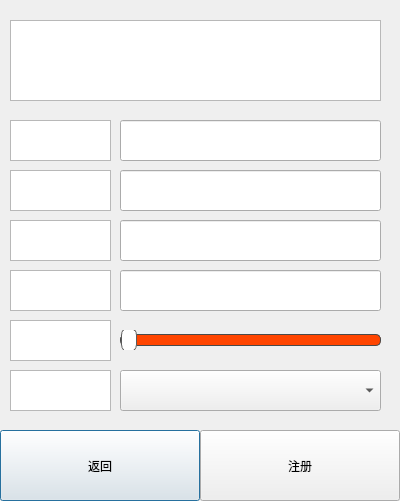
<?xml version="1.0" encoding="UTF-8"?>
<ui version="4.0">
 <class>SignIn</class>
 <widget class="QDialog" name="SignIn">
  <property name="geometry">
   <rect>
    <x>0</x>
    <y>0</y>
    <width>400</width>
    <height>501</height>
   </rect>
  </property>
  <property name="windowTitle">
   <string>Dialog</string>
  </property>
  <widget class="QPushButton" name="backButton">
   <property name="geometry">
    <rect>
     <x>0</x>
     <y>430</y>
     <width>200</width>
     <height>71</height>
    </rect>
   </property>
   <property name="text">
    <string>返回</string>
   </property>
  </widget>
  <widget class="QPushButton" name="signInButton">
   <property name="geometry">
    <rect>
     <x>200</x>
     <y>430</y>
     <width>200</width>
     <height>71</height>
    </rect>
   </property>
   <property name="text">
    <string>注册</string>
   </property>
  </widget>
  <widget class="QTextBrowser" name="textBrowser">
   <property name="geometry">
    <rect>
     <x>10</x>
     <y>20</y>
     <width>371</width>
     <height>81</height>
    </rect>
   </property>
  </widget>
  <widget class="QTextBrowser" name="textBrowser_2">
   <property name="geometry">
    <rect>
     <x>10</x>
     <y>120</y>
     <width>101</width>
     <height>41</height>
    </rect>
   </property>
  </widget>
  <widget class="QLineEdit" name="usernameBox">
   <property name="geometry">
    <rect>
     <x>120</x>
     <y>120</y>
     <width>261</width>
     <height>41</height>
    </rect>
   </property>
  </widget>
  <widget class="QTextBrowser" name="textBrowser_3">
   <property name="geometry">
    <rect>
     <x>10</x>
     <y>170</y>
     <width>101</width>
     <height>41</height>
    </rect>
   </property>
  </widget>
  <widget class="QTextBrowser" name="textBrowser_4">
   <property name="geometry">
    <rect>
     <x>10</x>
     <y>270</y>
     <width>101</width>
     <height>41</height>
    </rect>
   </property>
  </widget>
  <widget class="QTextBrowser" name="textBrowser_5">
   <property name="geometry">
    <rect>
     <x>10</x>
     <y>220</y>
     <width>101</width>
     <height>41</height>
    </rect>
   </property>
  </widget>
  <widget class="QLineEdit" name="passwordBox">
   <property name="geometry">
    <rect>
     <x>120</x>
     <y>170</y>
     <width>261</width>
     <height>41</height>
    </rect>
   </property>
  </widget>
  <widget class="QLineEdit" name="rePasswordBox">
   <property name="geometry">
    <rect>
     <x>120</x>
     <y>220</y>
     <width>261</width>
     <height>41</height>
    </rect>
   </property>
  </widget>
  <widget class="QLineEdit" name="phoneBox">
   <property name="geometry">
    <rect>
     <x>120</x>
     <y>270</y>
     <width>261</width>
     <height>41</height>
    </rect>
   </property>
  </widget>
  <widget class="QTextBrowser" name="textBrowser_6">
   <property name="geometry">
    <rect>
     <x>10</x>
     <y>320</y>
     <width>101</width>
     <height>41</height>
    </rect>
   </property>
  </widget>
  <widget class="QTextBrowser" name="textBrowser_7">
   <property name="geometry">
    <rect>
     <x>10</x>
     <y>370</y>
     <width>101</width>
     <height>41</height>
    </rect>
   </property>
  </widget>
  <widget class="QComboBox" name="favoriteStyleBox">
   <property name="geometry">
    <rect>
     <x>120</x>
     <y>370</y>
     <width>261</width>
     <height>41</height>
    </rect>
   </property>
  </widget>
  <widget class="QSlider" name="favoriteTempSlider">
   <property name="geometry">
    <rect>
     <x>120</x>
     <y>330</y>
     <width>261</width>
     <height>20</height>
    </rect>
   </property>
   <property name="toolTip">
    <string>QSlider {
    min-height: 20px; /* 设置滑块最小高度 */
    max-height: 20px; /* 设置滑块最大高度 */
}

QSlider::groove:horizontal {
    border: 1px solid #999999;
    background: qlineargradient(x1: 0, y1: 0.5, x2: 1, y2: 0.5,
                                stop: 0 #00bfff, stop: 0.5 #ffff00, stop: 1 #ff4500); /* 渐变色代表从冷到热 */
    height: 10px;
    border-radius: 5px;
}

QSlider::handle:horizontal {
    background: #ffffff; /* 滑块颜色 */
    border: 1px solid #5c5c5c;
    width: 14px;
    height: 14px;
    margin: -7px 0; /* 将滑块居中对齐 */
    border-radius: 7px; /* 圆形滑块 */
}

QSlider::sub-page:horizontal {
    background: qlineargradient(x1: 0, y1: 0.5, x2: 1, y2: 0.5,
                                stop: 0 #00bfff, stop: 1 #ffff00); /* 表示滑块左侧的区域 */
    border: 1px solid #4a4a4a;
    height: 10px;
    border-radius: 5px;
}

QSlider::add-page:horizontal {
    background: #ff4500; /* 表示滑块右侧的区域 */
    border: 1px solid #4a4a4a;
    height: 10px;
    border-radius: 5px;
}</string>
   </property>
   <property name="styleSheet">
    <string notr="true">QSlider {
    min-height: 20px; /* 设置滑块最小高度 */
    max-height: 20px; /* 设置滑块最大高度 */
}

QSlider::groove:horizontal {
    border: 1px solid #999999;
    background: qlineargradient(x1: 0, y1: 0.5, x2: 1, y2: 0.5,
                                stop: 0 #00bfff, stop: 0.5 #ffff00, stop: 1 #ff4500); /* 渐变色代表从冷到热 */
    height: 10px;
    border-radius: 5px;
}

QSlider::handle:horizontal {
    background: #ffffff; /* 滑块颜色 */
    border: 1px solid #5c5c5c;
    width: 14px;
    height: 14px;
    margin: -7px 0; /* 将滑块居中对齐 */
    border-radius: 7px; /* 圆形滑块 */
}

QSlider::sub-page:horizontal {
    background: qlineargradient(x1: 0, y1: 0.5, x2: 1, y2: 0.5,
                                stop: 0 #00bfff, stop: 1 #ffff00); /* 表示滑块左侧的区域 */
    border: 1px solid #4a4a4a;
    height: 10px;
    border-radius: 5px;
}

QSlider::add-page:horizontal {
    background: #ff4500; /* 表示滑块右侧的区域 */
    border: 1px solid #4a4a4a;
    height: 10px;
    border-radius: 5px;
}</string>
   </property>
   <property name="orientation">
    <enum>Qt::Horizontal</enum>
   </property>
  </widget>
 </widget>
 <resources/>
 <connections/>
</ui>
